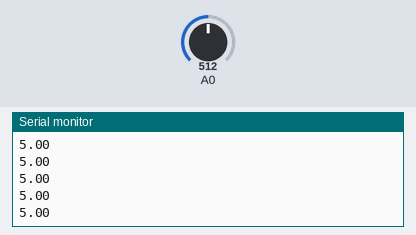
Bench run of a sketch on a simulated Arduino Uno, built with avr-gcc and run on an emulated ATmega328P. On the bench: the last lines printed to the serial monitor. The inputs (shaded band) are chosen by the test bench; at power-on: A0 = 512.

Above: at 1.2 s.
1.3 s: A0 set to 716
At 1.33 s:
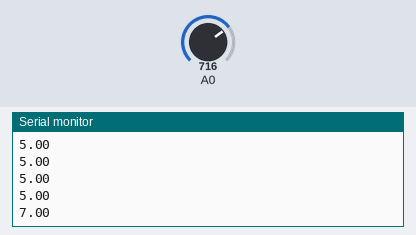
2.8 s: A0 set to 900
At 2.84 s:
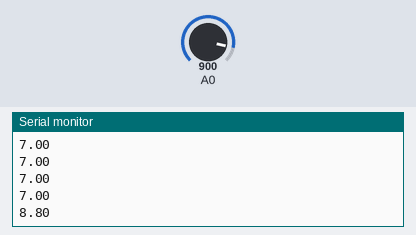
Timing chart, 0 to 5.8 s (numbered marks = the images above; inputs shaded):
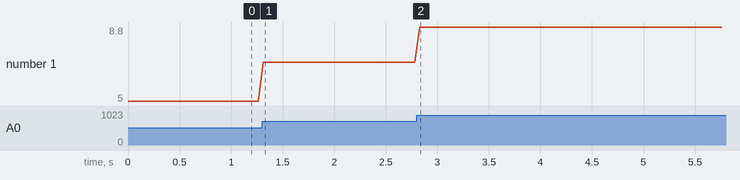

The sketch:

test1.ino
```cpp
void setup() {
  Serial.begin(9600);
}

void loop() {
  float voltage, in;
  int range= 10;     // goren obhvat na izmervane
  in= analogRead(A0);
  voltage = mapfloat(in, 0, 1023, 0, range);
  Serial.println(voltage);
  delay(50);
}


float mapfloat(long x, long in_min, long in_max, long out_min, long out_max)
{
 return (float)(x - in_min) * (out_max - out_min) / (float)(in_max - in_min) + out_min;
}

// super e
```

Measured:
- after the input at 1.3 s, the serial monitor: prints a new line at once (image 1)
- after the input at 2.8 s, the serial monitor: prints a new line at once (image 2)
- plotted number 1: 5 → 7 after the input at 1.3 s, 7 → 8.8 after the input at 2.8 s
